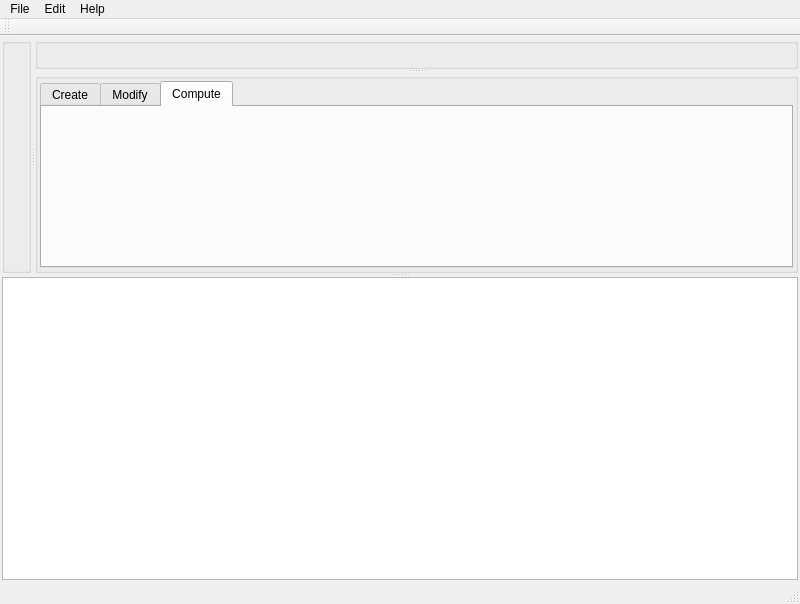
<?xml version="1.0" encoding="UTF-8"?>
<ui version="4.0">
 <class>MainWindow</class>
 <widget class="QMainWindow" name="MainWindow">
  <property name="geometry">
   <rect>
    <x>0</x>
    <y>0</y>
    <width>800</width>
    <height>604</height>
   </rect>
  </property>
  <property name="windowTitle">
   <string>RationalCAD</string>
  </property>
  <property name="windowIcon">
   <iconset resource="../resources/resources.qrc">
    <normaloff>:/icons/appicon.png</normaloff>:/icons/appicon.png</iconset>
  </property>
  <widget class="QWidget" name="widget_main">
   <layout class="QGridLayout" name="gridLayout_3">
    <property name="leftMargin">
     <number>2</number>
    </property>
    <property name="topMargin">
     <number>2</number>
    </property>
    <property name="rightMargin">
     <number>2</number>
    </property>
    <property name="bottomMargin">
     <number>2</number>
    </property>
    <property name="spacing">
     <number>2</number>
    </property>
    <item row="0" column="0">
     <widget class="QSplitter" name="vsplit_console">
      <property name="orientation">
       <enum>Qt::Vertical</enum>
      </property>
      <property name="handleWidth">
       <number>4</number>
      </property>
      <widget class="QSplitter" name="splitter_2">
       <property name="orientation">
        <enum>Qt::Horizontal</enum>
       </property>
       <property name="handleWidth">
        <number>4</number>
       </property>
       <widget class="QGroupBox" name="group_top">
        <property name="title">
         <string/>
        </property>
        <property name="alignment">
         <set>Qt::AlignLeading|Qt::AlignLeft|Qt::AlignVCenter</set>
        </property>
        <property name="flat">
         <bool>false</bool>
        </property>
        <layout class="QGridLayout" name="gridLayout_6">
         <property name="leftMargin">
          <number>2</number>
         </property>
         <property name="topMargin">
          <number>2</number>
         </property>
         <property name="rightMargin">
          <number>2</number>
         </property>
         <property name="bottomMargin">
          <number>2</number>
         </property>
         <property name="spacing">
          <number>2</number>
         </property>
        </layout>
       </widget>
       <widget class="QSplitter" name="splitter">
        <property name="orientation">
         <enum>Qt::Vertical</enum>
        </property>
        <property name="handleWidth">
         <number>4</number>
        </property>
        <widget class="QGroupBox" name="group_perspective">
         <property name="title">
          <string/>
         </property>
         <property name="flat">
          <bool>false</bool>
         </property>
         <layout class="QGridLayout" name="gridLayout_2">
          <property name="leftMargin">
           <number>2</number>
          </property>
          <property name="topMargin">
           <number>2</number>
          </property>
          <property name="rightMargin">
           <number>2</number>
          </property>
          <property name="bottomMargin">
           <number>2</number>
          </property>
          <property name="spacing">
           <number>2</number>
          </property>
         </layout>
        </widget>
        <widget class="QGroupBox" name="groupBox">
         <property name="title">
          <string/>
         </property>
         <layout class="QGridLayout" name="gridLayout">
          <property name="leftMargin">
           <number>2</number>
          </property>
          <property name="topMargin">
           <number>2</number>
          </property>
          <property name="rightMargin">
           <number>2</number>
          </property>
          <property name="bottomMargin">
           <number>2</number>
          </property>
          <property name="spacing">
           <number>2</number>
          </property>
          <item row="0" column="0">
           <widget class="QTabWidget" name="tabWidget">
            <property name="currentIndex">
             <number>2</number>
            </property>
            <widget class="QWidget" name="create">
             <attribute name="title">
              <string>Create</string>
             </attribute>
             <layout class="QGridLayout" name="gridLayout_4">
              <property name="leftMargin">
               <number>2</number>
              </property>
              <property name="topMargin">
               <number>2</number>
              </property>
              <property name="rightMargin">
               <number>2</number>
              </property>
              <property name="bottomMargin">
               <number>2</number>
              </property>
              <property name="spacing">
               <number>2</number>
              </property>
              <item row="0" column="0">
               <widget class="QGroupBox" name="object_type">
                <property name="title">
                 <string>Object Type</string>
                </property>
                <layout class="QGridLayout" name="gridLayout_5">
                 <property name="leftMargin">
                  <number>2</number>
                 </property>
                 <property name="topMargin">
                  <number>2</number>
                 </property>
                 <property name="rightMargin">
                  <number>2</number>
                 </property>
                 <property name="bottomMargin">
                  <number>2</number>
                 </property>
                 <property name="spacing">
                  <number>2</number>
                 </property>
                 <item row="0" column="2">
                  <widget class="QPushButton" name="create_polytope">
                   <property name="text">
                    <string>Polytope</string>
                   </property>
                   <property name="icon">
                    <iconset resource="../resources/resources.qrc">
                     <normaloff>:/icons/create_polytope.png</normaloff>:/icons/create_polytope.png</iconset>
                   </property>
                   <property name="checkable">
                    <bool>true</bool>
                   </property>
                   <attribute name="buttonGroup">
                    <string notr="true">buttonGroup</string>
                   </attribute>
                  </widget>
                 </item>
                 <item row="0" column="4">
                  <spacer name="horizontalSpacer">
                   <property name="orientation">
                    <enum>Qt::Horizontal</enum>
                   </property>
                   <property name="sizeHint" stdset="0">
                    <size>
                     <width>40</width>
                     <height>20</height>
                    </size>
                   </property>
                  </spacer>
                 </item>
                 <item row="0" column="1">
                  <widget class="QPushButton" name="create_polyline">
                   <property name="sizePolicy">
                    <sizepolicy hsizetype="Preferred" vsizetype="Preferred">
                     <horstretch>0</horstretch>
                     <verstretch>0</verstretch>
                    </sizepolicy>
                   </property>
                   <property name="toolTip">
                    <string/>
                   </property>
                   <property name="text">
                    <string>Polyline</string>
                   </property>
                   <property name="icon">
                    <iconset resource="../resources/resources.qrc">
                     <normaloff>:/icons/create_polyline.png</normaloff>:/icons/create_polyline.png</iconset>
                   </property>
                   <property name="iconSize">
                    <size>
                     <width>16</width>
                     <height>16</height>
                    </size>
                   </property>
                   <property name="checkable">
                    <bool>true</bool>
                   </property>
                   <property name="flat">
                    <bool>false</bool>
                   </property>
                   <attribute name="buttonGroup">
                    <string notr="true">buttonGroup</string>
                   </attribute>
                  </widget>
                 </item>
                 <item row="0" column="0">
                  <widget class="QPushButton" name="create_point_set">
                   <property name="toolTip">
                    <string/>
                   </property>
                   <property name="text">
                    <string>Point Set</string>
                   </property>
                   <property name="icon">
                    <iconset resource="../resources/resources.qrc">
                     <normaloff>:/icons/create_terrain.png</normaloff>:/icons/create_terrain.png</iconset>
                   </property>
                   <property name="checkable">
                    <bool>true</bool>
                   </property>
                   <attribute name="buttonGroup">
                    <string notr="true">buttonGroup</string>
                   </attribute>
                  </widget>
                 </item>
                </layout>
               </widget>
              </item>
              <item row="1" column="0">
               <spacer name="create_tab_spacer">
                <property name="orientation">
                 <enum>Qt::Vertical</enum>
                </property>
                <property name="sizeHint" stdset="0">
                 <size>
                  <width>20</width>
                  <height>40</height>
                 </size>
                </property>
               </spacer>
              </item>
             </layout>
            </widget>
            <widget class="QWidget" name="modify">
             <attribute name="title">
              <string>Modify</string>
             </attribute>
            </widget>
            <widget class="QWidget" name="compute">
             <attribute name="title">
              <string>Compute</string>
             </attribute>
             <layout class="QGridLayout" name="gridLayout_7"/>
            </widget>
           </widget>
          </item>
         </layout>
        </widget>
       </widget>
      </widget>
      <widget class="QTextEdit" name="console">
       <property name="enabled">
        <bool>true</bool>
       </property>
       <property name="sizePolicy">
        <sizepolicy hsizetype="Expanding" vsizetype="Expanding">
         <horstretch>0</horstretch>
         <verstretch>0</verstretch>
        </sizepolicy>
       </property>
       <property name="minimumSize">
        <size>
         <width>0</width>
         <height>0</height>
        </size>
       </property>
       <property name="maximumSize">
        <size>
         <width>16777215</width>
         <height>16777215</height>
        </size>
       </property>
       <property name="sizeIncrement">
        <size>
         <width>0</width>
         <height>0</height>
        </size>
       </property>
       <property name="baseSize">
        <size>
         <width>0</width>
         <height>0</height>
        </size>
       </property>
       <property name="readOnly">
        <bool>true</bool>
       </property>
      </widget>
     </widget>
    </item>
   </layout>
  </widget>
  <widget class="QMenuBar" name="menubar_main">
   <property name="geometry">
    <rect>
     <x>0</x>
     <y>0</y>
     <width>800</width>
     <height>21</height>
    </rect>
   </property>
   <widget class="QMenu" name="menu_file">
    <property name="title">
     <string>File</string>
    </property>
   </widget>
   <widget class="QMenu" name="menu_help">
    <property name="title">
     <string>Help</string>
    </property>
    <addaction name="action_user_manual"/>
    <addaction name="action_about"/>
   </widget>
   <widget class="QMenu" name="menu_edit">
    <property name="title">
     <string>Edit</string>
    </property>
    <addaction name="action_preferences"/>
   </widget>
   <addaction name="menu_file"/>
   <addaction name="menu_edit"/>
   <addaction name="menu_help"/>
  </widget>
  <widget class="QStatusBar" name="statusbar_main"/>
  <widget class="QToolBar" name="toolBar">
   <property name="windowTitle">
    <string>toolBar</string>
   </property>
   <property name="iconSize">
    <size>
     <width>16</width>
     <height>16</height>
    </size>
   </property>
   <attribute name="toolBarArea">
    <enum>TopToolBarArea</enum>
   </attribute>
   <attribute name="toolBarBreak">
    <bool>false</bool>
   </attribute>
  </widget>
  <action name="action_about">
   <property name="text">
    <string>About RationalCAD</string>
   </property>
  </action>
  <action name="action_preferences">
   <property name="text">
    <string>Preferences...</string>
   </property>
  </action>
  <action name="action_user_manual">
   <property name="text">
    <string>User Manual</string>
   </property>
  </action>
 </widget>
 <layoutdefault spacing="6" margin="11"/>
 <resources>
  <include location="../resources/resources.qrc"/>
 </resources>
 <connections/>
 <buttongroups>
  <buttongroup name="buttonGroup"/>
 </buttongroups>
</ui>
